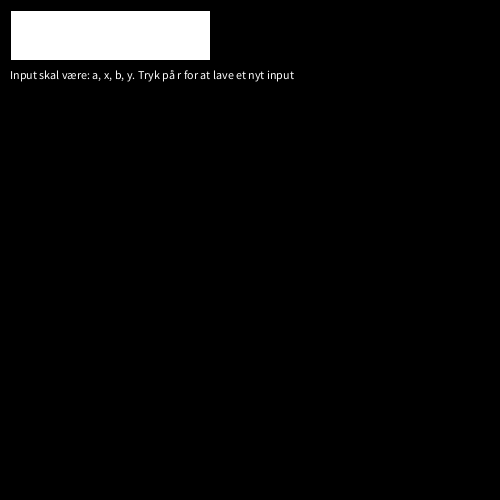
Frame 1 (no input)
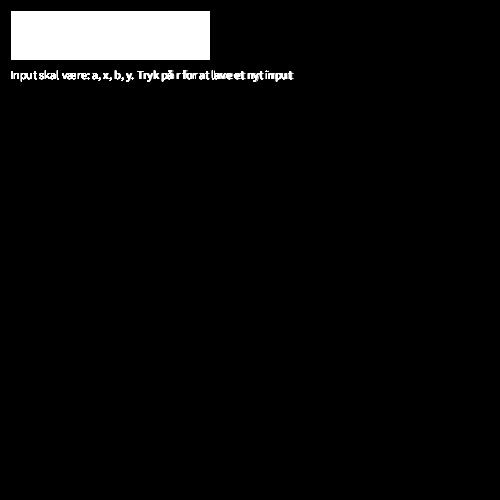
Frame 60 (the mouse pressed at the canvas centre just before this capture)
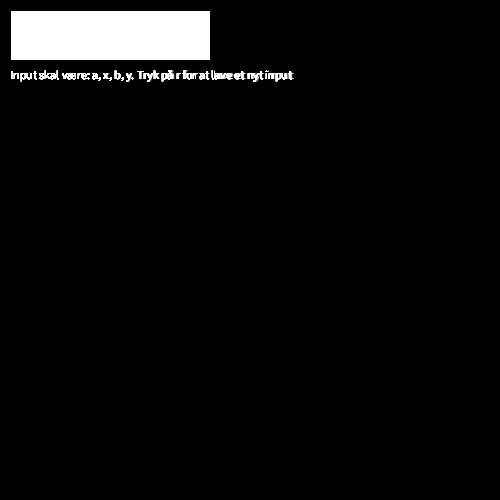
Frame 120 (the mouse held since frame 60 and released just before this capture)

The Processing sketch that drew these frames (run headless with seeded random() and noise(); from frame 60 on, the mouse is pressed at the canvas centre):

// Processing sketch: linje_check
// ── linje_check.pde
Input valgteTal=new Input();
void setup() {
  size(500, 500);
background(0);
}

void draw() {
  valgteTal.tegn();
}

void keyPressed() {
  if (key=='r') {

    clear();

    valgteTal.tekstFelt.delete(0, valgteTal.tekstFelt.length());
  } else {
    valgteTal.tast();
  }
}

// ── Input.pde
class Input {
  //variabler
  StringBuffer tekstFelt=new StringBuffer();
  String answer="";

  float a, x, b, y;
  float placX=10, placY=10, W=200, H=50;

  boolean korCheck=true;

  //constructor
  Input() {
  }

  //metode der tegner
  void tegn() {

    //hvidt rektangel
    fill(255);
    rect(placX, placY, W, H);

    //Tekst der angiver format på inputtekst
    fill(255);
    textSize(12);
    textAlign(LEFT, TOP);
    text("Input skal være: a, x, b, y. Tryk på r for at lave et nyt input", placX, placY+H+10);

    //visning af inputteksten
    fill(0);
    textSize(32);
    textAlign(LEFT);
    text(tekstFelt.toString(), placX+5, placY+32);
  }

  //metode der tilføjer tegn til stringBuffer, sletter eller tjekker punktet og linjen ved tryk på ENTER
  void tast() {
    if (key==BACKSPACE && tekstFelt.length() > 0) {
      tekstFelt.deleteCharAt(tekstFelt.length()-1);
    } else if (key==ENTER) {

      //kalder metoden der konverterer inputett til et tal
      konverter();

      //hvis der er NumberFormatException kører denne del af koden ikke
      if (korCheck) {
        check();
      }
      //korCheck sættes til true igen
      korCheck=true;
    } else {
      tekstFelt.append(key);
    }
  }

  void konverter() {
    //der laves en string-array der indeholder inputtet, hvor de forskellige pladser er en ny variabel 
    String[] tekst=split(tekstFelt.toString(), ",");

    /*Kode der konverterer de fire første pladser i arrayen til et float som tilskrives en variabel
     der laves try catch hvis der forekommer NumberFormatException*/
    try {
      a=Float.parseFloat(tekst[0]);
      x=Float.parseFloat(tekst[1]);
      b=Float.parseFloat(tekst[2]);
      y=Float.parseFloat(tekst[3]);
    }
    catch (Exception NumberFormatException) {
      //boolean udtrykket der styrer om der tjekkes ændres til false og der udskrives tekst i konsol
      korCheck=false;
      println("forkert format, prøv igen");
    }
  }

  //metode der check om punktet ligger over, under eller på linjern
  void check( ) {
    //der laves en lokal variabel der tilskrives funktionsværdien
    float svar=a*x+b;

    //der tjekkes hvad der skal skrives
    if (y<svar) {
      answer="UNDER";
    } else if (y>svar) {
      answer="OVER";
    } else {
      answer="LINJE";
    }

    //Output tegnes
    textAlign(CENTER);
    fill(255);
    textSize(50);
    text(answer, width/2, height/2);
  }
}
